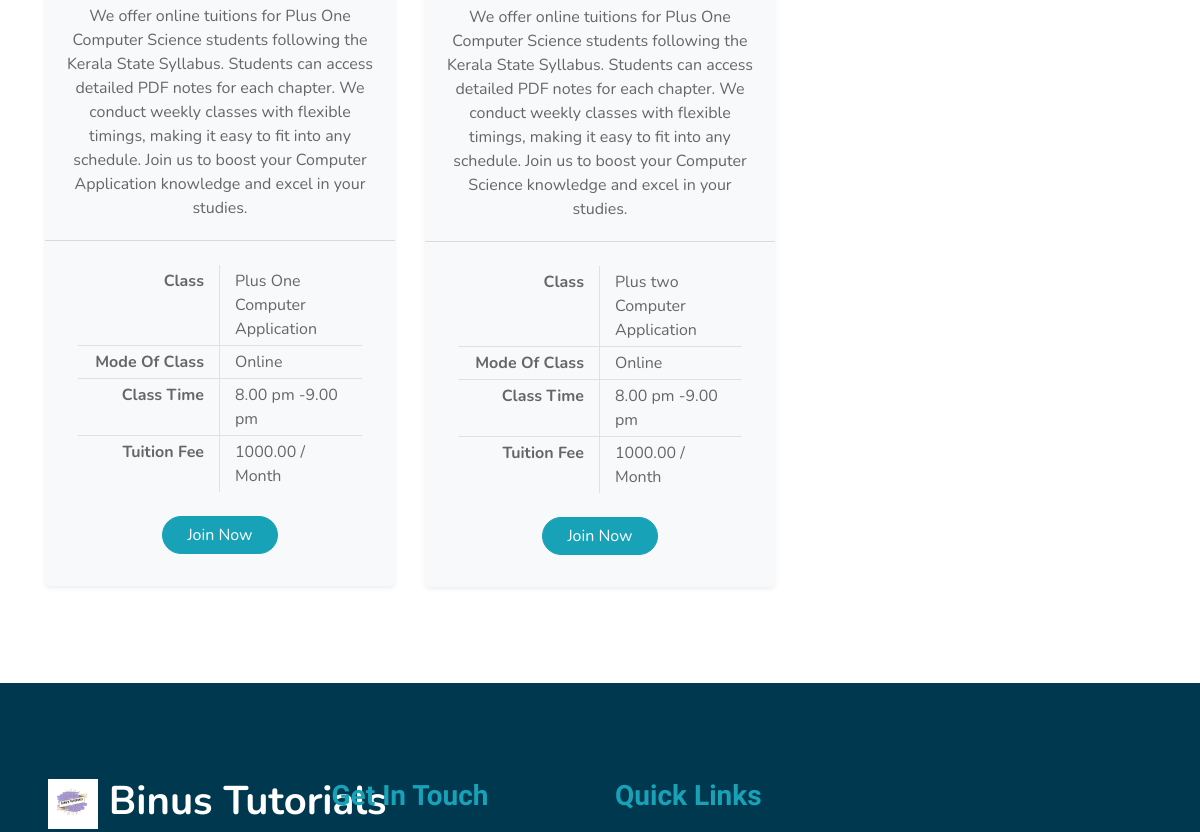
Before: /class/ (middle part) with the older database file.
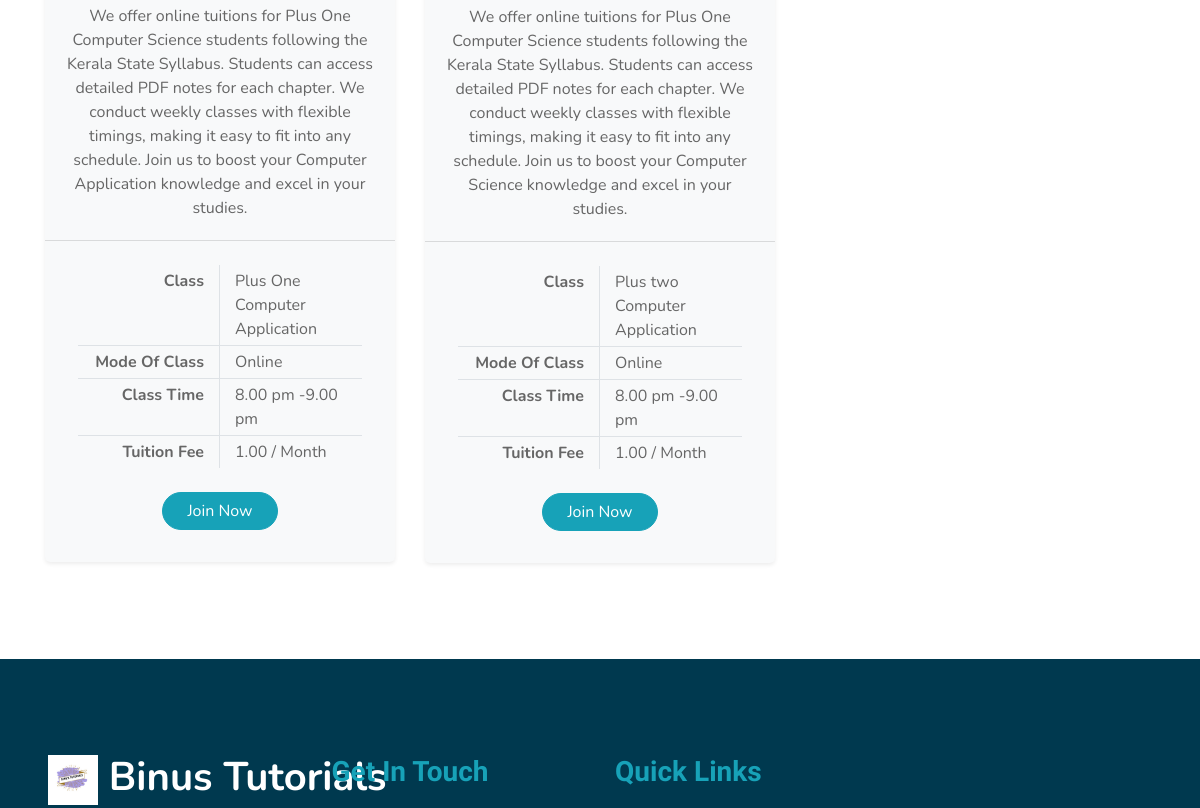
After: the same page with the newer database file.
### home/models.py (models this page shows, shortened)
class Tutorial(models.Model):
    title = models.CharField(max_length=255)
    description = models.TextField()
    class_name = models.CharField(max_length=50)  # Consider renaming if 'class' conflicts with Python keywords
    mode_of_class = models.CharField(max_length=50, choices=[('Online', 'Online'), ('Offline', 'Offline')])
    class_timings = models.CharField(max_length=100)  # You may use DateTimeField if specific times are needed
    tuition_fee = models.DecimalField(max_digits=10, decimal_places=2)
    image = models.ImageField(upload_to='class_images/')

### home/views.py (the view)
# urls.py: path('class/', views.classes,name='class'),
def classes(request):
    tutorials = Tutorial.objects.all()
    return render(request, 'class.html' ,{'tutorials': tutorials})

### templates/class.html (shortened to what this page needs)
{% extends 'layouts/blank_layout.html' %}
{% load static %}
{% block popular_class %}
{% include 'layouts/popular_class.html'%}
{% endblock %}
{% block footer %}
{% include 'layouts/footer.html'%}
{% endblock %}

### templates/layouts/popular_class.html (shortened to what this page needs)
{% load static %}
<div class="container-fluid pt-5">
    <div class="container">
      <div class="row">
        {% for tutorial in tutorials %}
        <div class="col-lg-4 mb-5">
          <div class="card border-0 bg-light shadow-sm pb-2">
            <div class="card-body text-center">
              <p class="card-text">
                {{ tutorial.description }}
              </p>
            </div>
            <div class="card-footer bg-transparent py-4 px-5">
              <div class="row border-bottom">
                <div class="col-6 py-1 text-right border-right">
                  <strong>Class</strong>
                </div>
                <div class="col-6 py-1">{{ tutorial.class_name }}</div>
              </div>
              <div class="row border-bottom">
                <div class="col-6 py-1 text-right border-right">
                  <strong>Mode Of Class</strong>
                </div>
                <div class="col-6 py-1">{{ tutorial.mode_of_class }}</div>
              </div>
              <div class="row border-bottom">
                <div class="col-6 py-1 text-right border-right">
                  <strong>Class Time</strong>
                </div>
                <div class="col-6 py-1">{{ tutorial.class_timings }}</div>
              </div>
              <div class="row">
                <div class="col-6 py-1 text-right border-right">
                  <strong>Tuition Fee</strong>
                </div>
                <div class="col-6 py-1">{{ tutorial.tuition_fee }} / Month</div>
              </div>
            </div>
            <a href="{% url 'join_now' %}" class="btn btn-primary px-4 mx-auto mb-4">Join Now</a>
          </div>
        </div>
        {% endfor %}
      </div>
    </div>
</div>

Changed rows visible on the page:
changed Tutorial "Plus One Computer Application": tuition_fee "1000.00" → "1.00"
changed Tutorial "Plus two Computer Application": tuition_fee "1000.00" → "1.00"
